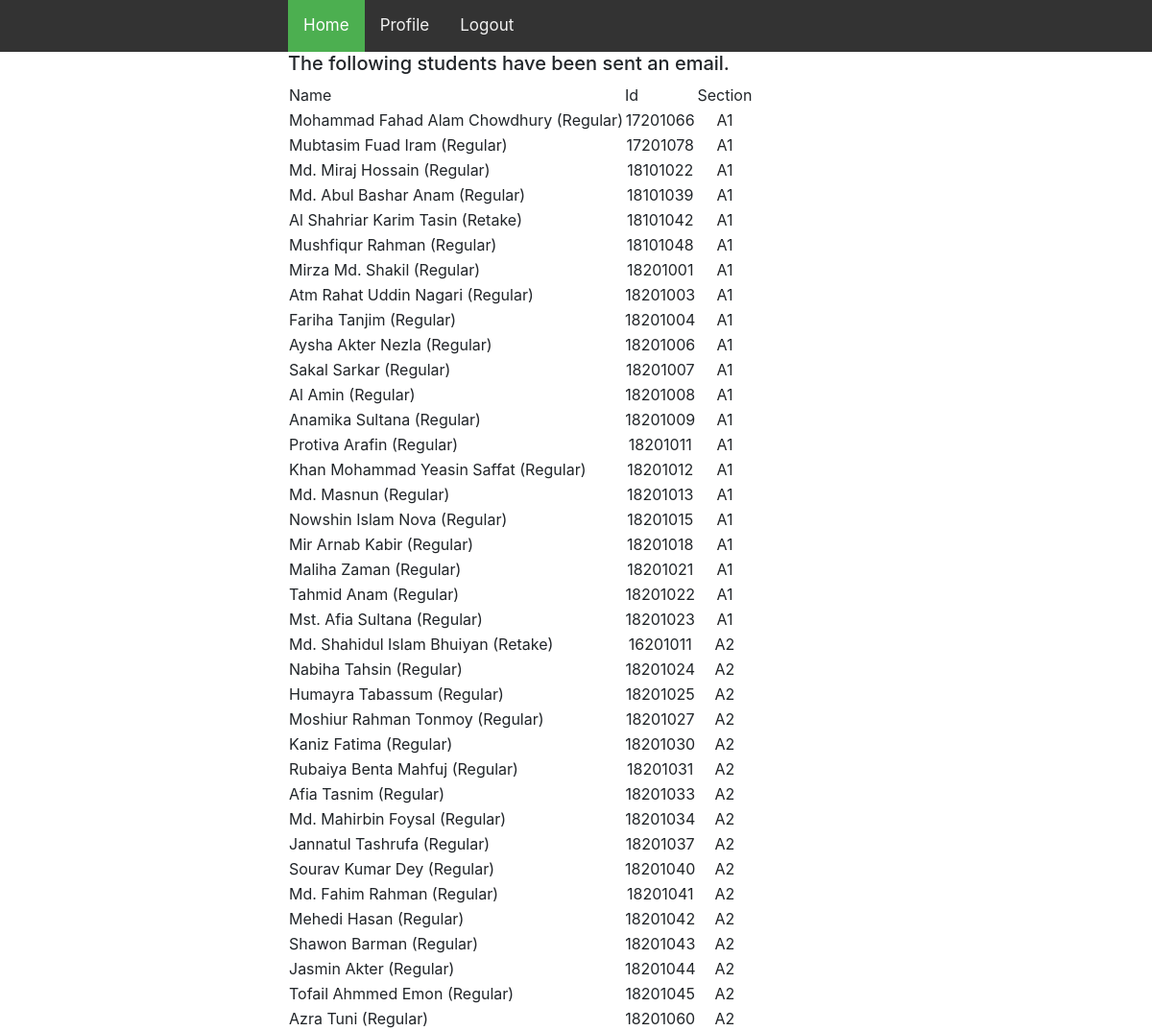
Page /send-email/ (signed in) on the committed database.
### Student/models.py (models this page shows, shortened)
class Student(models.Model):
    student_id = models.CharField(max_length=8, db_column='Student ID')
    student_name = models.CharField(max_length=25, db_column='Student Name')
    email = models.EmailField(max_length=19 , db_column='Email')
    section = models.CharField(max_length=2, db_column='Section')
    class Meta:
        db_table = 'Student-info'

### blog/views.py (the view)
# urls.py: path('send-email/',home_views.send_email_page,name='send_email'),
@login_required
def send_email_page(request):
    subject = 'CSE 309 - Fall 2020 - Section A'
    body = render_to_string('user/email_body.html')
    students = Student.objects.filter(Q(section='A1') | Q(section='A2'))
    for student in students:
        send_mail(
            subject,
            body,
            settings.EMAIL_HOST_USER,
            [student.student_id + '@uap-bd.edu']
        )
    return render(request,'blog/send_email.html',{'students':students})

### template/blog/send_email.html (shortened to what this page needs)
{% extends 'user/base.html' %}
{% block content %}
    <h5>The following students have been sent an email.</h5>
    <table>
        <thead>
            <td>Name</td>
            <td>Id</td>
            <td>Section</td>
        </thead>
        <tbody>
            {% for student in students %}
                <tr align="center">
                    <td align="left">{{student.student_name}}</td>
                    <td>{{student.student_id}}</td>
                    <td>{{student.section}}</td>
                </tr>
            {% endfor %}
        </tbody>
    </table>
{% endblock %}

### template/user/base.html (shortened to what this page needs)
<!DOCTYPE html>
<html>
    <head>
        {% load static %}
        <link rel="stylesheet" href="{% static 'user/style.css' %}">
        <link rel="stylesheet" href="https://maxcdn.bootstrapcdn.com/bootstrap/4.5.2/css/bootstrap.min.css">
    </head>
    <body>
        {% if user.is_authenticated %}
        <div id="top-nav" class="topnav" style="padding-left:25%;padding-right:25%;">
            <a class="active" href="{% url 'home' %}">Home</a>
                <a href="{% url 'user-profile' %}">Profile</a>
                <a href="{% url 'logout' %}">Logout</a>
        </div>
        {% endif %}
        <div style="padding-left:25%;padding-right:25%;">
            {% block content %}
            {% endblock %}
        </div>
    </body>
</html>

### user/static/user/style.css (style rules this page uses)
body { margin: 0; font-family: Arial, Helvetica, sans-serif; }
.topnav { overflow: hidden; background-color: #333; }
.topnav a { float: left; color: #f2f2f2; text-align: center; padding: 14px 16px; text-decoration: none; font-size: 17px; }
.topnav a.active { background-color: #4CAF50; color: white; }

### rows in the picture
Student: student_name "Mohammad Fahad Alam Chowdhury (Regular)", student_id "17201066", section "A1"
Student: student_name "Mubtasim Fuad Iram (Regular)", student_id "17201078", section "A1"
Student: student_name "Md. Miraj Hossain (Regular)", student_id "18101022", section "A1"
Student: student_name "Md. Abul Bashar Anam (Regular)", student_id "18101039", section "A1"
Student: student_name "Al Shahriar Karim Tasin (Retake)", student_id "18101042", section "A1"
Student: student_name "Mushfiqur Rahman (Regular)", student_id "18101048", section "A1"
Student: student_name "Mirza Md. Shakil (Regular)", student_id "18201001", section "A1"
Student: student_name "Atm Rahat Uddin Nagari (Regular)", student_id "18201003", section "A1"
Student: student_name "Fariha Tanjim (Regular)", student_id "18201004", section "A1"
Student: student_name "Aysha Akter Nezla (Regular)", student_id "18201006", section "A1"
Student: student_name "Sakal Sarkar (Regular)", student_id "18201007", section "A1"
Student: student_name "Al Amin (Regular)", student_id "18201008", section "A1"
Student: student_name "Anamika Sultana (Regular)", student_id "18201009", section "A1"
Student: student_name "Protiva Arafin (Regular)", student_id "18201011", section "A1"
Student: student_name "Khan Mohammad Yeasin Saffat (Regular)", student_id "18201012", section "A1"
Student: student_name "Md. Masnun (Regular)", student_id "18201013", section "A1"
Student: student_name "Nowshin Islam Nova (Regular)", student_id "18201015", section "A1"
Student: student_name "Mir Arnab Kabir (Regular)", student_id "18201018", section "A1"
Student: student_name "Maliha Zaman (Regular)", student_id "18201021", section "A1"
Student: student_name "Tahmid Anam (Regular)", student_id "18201022", section "A1"
Student: student_name "Mst. Afia Sultana (Regular)", student_id "18201023", section "A1"
Student: student_name "Md. Shahidul Islam Bhuiyan (Retake)", student_id "16201011", section "A2"
Student: student_name "Nabiha Tahsin (Regular)", student_id "18201024", section "A2"
Student: student_name "Humayra Tabassum (Regular)", student_id "18201025", section "A2"
Student: student_name "Moshiur Rahman Tonmoy (Regular)", student_id "18201027", section "A2"
Student: student_name "Kaniz Fatima (Regular)", student_id "18201030", section "A2"
Student: student_name "Rubaiya Benta Mahfuj (Regular)", student_id "18201031", section "A2"
Student: student_name "Afia Tasnim (Regular)", student_id "18201033", section "A2"
Student: student_name "Md. Mahirbin Foysal (Regular)", student_id "18201034", section "A2"
Student: student_name "Jannatul Tashrufa (Regular)", student_id "18201037", section "A2"
Student: student_name "Sourav Kumar Dey (Regular)", student_id "18201040", section "A2"
Student: student_name "Md. Fahim Rahman (Regular)", student_id "18201041", section "A2"
Student: student_name "Mehedi Hasan (Regular)", student_id "18201042", section "A2"
Student: student_name "Shawon Barman (Regular)", student_id "18201043", section "A2"
Student: student_name "Jasmin Akter (Regular)", student_id "18201044", section "A2"
Student: student_name "Tofail Ahmmed Emon (Regular)", student_id "18201045", section "A2"
Student: student_name "Azra Tuni (Regular)", student_id "18201060", section "A2"
